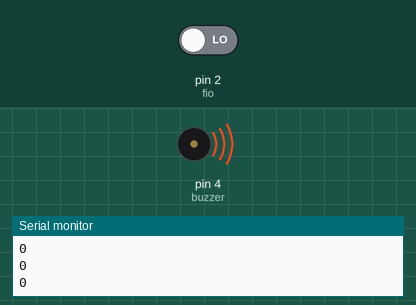
The sketch below on a simulated Arduino Uno, built with avr-gcc and run on an emulated ATmega328P. Shown: buzzer (waves = sounding), the last lines printed to the serial monitor. The test bench sets the inputs (shaded band); at power-on: pin 2 (fio) LOW.

Above: at 4.8 s.
4.9 s: pin 2 (fio) driven HIGH
At 5.7 s:
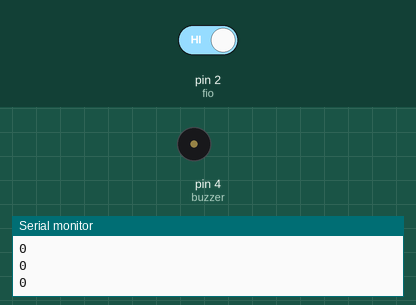
7.6 s: pin 2 (fio) driven LOW
At 7.9 s:
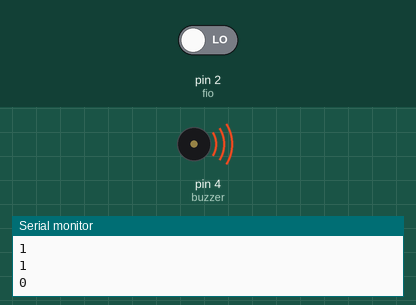
Timing chart, 0 to 19.6 s (numbered marks = the images above; inputs shaded):
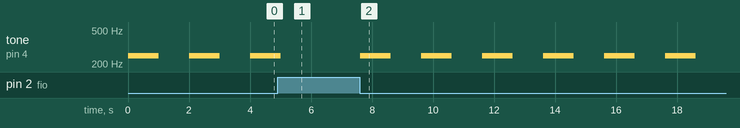

Measured:
- after the input at 4.9 s, tone on pin 4 (buzzer): goes on until 5.0 s, then stays silent
- after the input at 7.6 s, tone on pin 4 (buzzer): alternates 250 Hz for 1.0 s and silent for 1.0 s, starting at once
- by itself, tone on pin 4 (buzzer): alternates 250 Hz for 1.0 s and silent for 1.0 s

The sketch:

bomba.ino
```cpp
int fio = 2;
int buzzer = 4;

void setup() {
  pinMode(fio, INPUT);
  pinMode(buzzer, OUTPUT);
  Serial.begin(9600);
}

void loop() {

  int estado = digitalRead(fio);

  Serial.println(estado);

  if(estado == HIGH){
    noTone(buzzer);
  }else{
    tone(buzzer, 250);
    delay(1000);
    noTone(buzzer);
    delay(1000);
  }

}
```
